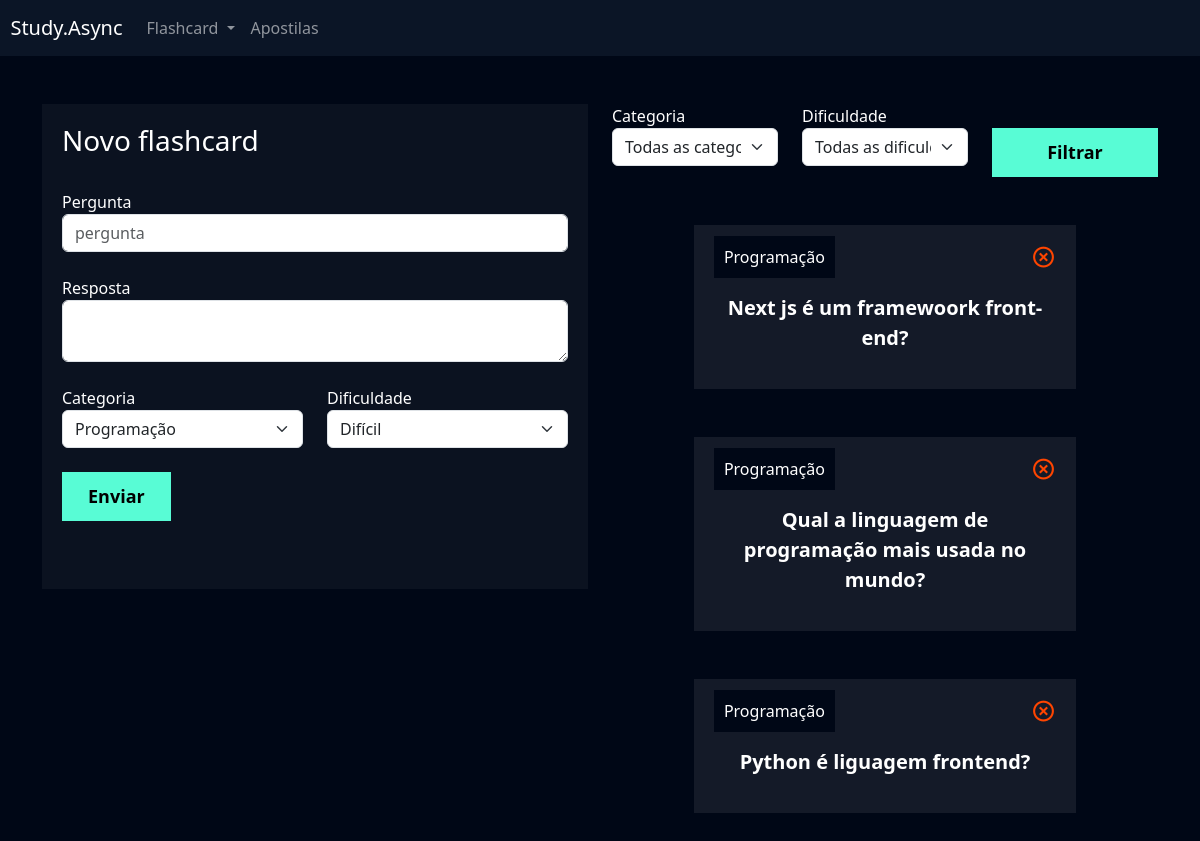
Page /flashcard/novo_flashcard/ (signed in) on the committed database.
### flashcard/models.py (models this page shows, shortened)
class Flashcard(models.Model):
    DIFICULDADE_CHOICES = (('D', 'Difícil'), ('M', 'Médio'), ('F', 'Fácil'))
    user = models.ForeignKey(User, on_delete=models.DO_NOTHING)
    pergunta = models.CharField(max_length=100)
    resposta = models.TextField()
    categoria = models.ForeignKey(Categoria, on_delete=models.DO_NOTHING)
    dificuldade = models.CharField(max_length=1, choices=DIFICULDADE_CHOICES)

class Categoria(models.Model):
    nome = models.CharField(max_length=20)
    def __str__(self):
        return self.nome

### flashcard/views.py (the view, shortened to what this page needs)
# urls.py: path('novo_flashcard/', views.novo_flashcard, name='novo_flashcard'),
def novo_flashcard(request):
    if not request.user.is_authenticated:
        return redirect('/usuarios/logar')
    if request.method == 'GET':
        categorias = Categoria.objects.all()
        dificuldades = Flashcard.DIFICULDADE_CHOICES
        flashcards = Flashcard.objects.filter(user=request.user)
        categoria_filtrar = request.GET.get('categoria')
        dificuldade_filtrar = request.GET.get('dificuldade')
        if categoria_filtrar:
            flashcards = flashcards.filter(categoria__id=categoria_filtrar)
        if dificuldade_filtrar:
            flashcards = flashcards.filter(dificuldade=dificuldade_filtrar)
        return render(request, 'novo_flashcard.html', {
                'categorias': categorias,
                'dificuldades': dificuldades,
                'flashcards': flashcards
            }
        )

### flashcard/templates/novo_flashcard.html (shortened to what this page needs)
{% extends "base.html" %}
{% load static %}
{% block 'cabecalho' %}
 <link href="{% static 'usuarios/css/cadastro.css' %}" rel="stylesheet">
 <link href='https://unpkg.com/boxicons@2.1.4/css/boxicons.min.css' rel='stylesheet'>
 <link href="{% static 'flashcard/css/novo_flashcard.css' %}" rel="stylesheet">
{% endblock 'cabecalho' %}
{% block 'conteudo' %}
 {% include 'partials/header.html' %}
 <div class="container">
 <br>
 <br>
 <div class="row">
 <div class="col-md">
 <div class="box-form">
 <form action="{% url 'novo_flashcard' %}" method="POST"> {% csrf_token %}
 <h3>Novo flashcard</h3>
 <br>
<label>Pergunta</label>
 <input type="text" class="form-control" placeholder="pergunta" name="pergunta">
 <br>
<label>Resposta</label>
 <textarea class="form-control" name="resposta"></textarea>
 <br>
<div class="row">
 <div class="col-md">
 <label for="">Categoria</label>
 <select class="form-select" name="categoria">
  {% for categoria in categorias %}
   <option value="{{categoria.id}}">{{categoria.nome}}</option>
  {% endfor %}
 </select>
 </div>
<div class="col-md">
 <label for="">Dificuldade</label>
 <select class="form-select" name="dificuldade">
  {% for dificuldade in dificuldades %}
   <option value="{{dificuldade.0}}">{{dificuldade.1}}</option>
  {% endfor %}
 </select>
 </div>
 </div>
<br>
<input type="submit" value="Enviar" class="btn-cadastro">
 <br>
<br>
<br>
 </form>
 </div>
 </div>
 <div class="col-md">
 <form action="{% url 'novo_flashcard' %}" method="GET">
 <div class="row">
 <div class="col-md">
 <label for="">Categoria</label>
 <select name="categoria" id="" class="form-select">
 <option value="">Todas as categorias</option>
 </select>
 </div>
<div class="col-md">
 <label for="">Dificuldade</label>
 <select name="dificuldade" id="" class="form-select">
  <option value="">Todas as dificuldades</option>
 </select>
 </div>
<div class="col-md">
 <br>
<input type="submit" style="width: 100%" value="Filtrar" class="btn-cadastro">
 </div>
 </div>
 </form>
 <br>
 <br>
 {% for flash in flashcards %}
 <div class="box-new-flashcard" onclick="flip_card({{flash.id}})">
 <div class="flashcard">
 <div class="flashcard-categoria">
 {{flash.categoria}}
 </div>
 <a href="{% url 'deletar_flashcard' flash.id %}"><i class='icone-exit bx bx-x-circle'></i></a>
 <br>
 <br>
 <div class="flashcard-box-item">
 <p class="flashcard-item">{{flash.pergunta}}</p>
 </div>
 </div>
 </div>
 <br>
 <br>
{% endfor %}
 </div>
 </div>
 </div>
{% endblock 'conteudo' %}

### templates/base.html (shortened to what this page needs)
<!doctype html>
  {% load static %}
  <html lang="en">
  <head>
    <link href="https://cdn.jsdelivr.net/npm/bootstrap@5.3.2/dist/css/bootstrap.min.css" rel="stylesheet">
    <link href="{% static 'geral/css/base.css' %}" rel="stylesheet">
    {% block 'cabecalho' %} {% endblock %}
 </head>
 <body>
    {% block 'conteudo' %}{% endblock %}
 </body>
</html>

### templates/partials/header.html (shortened to what this page needs)
<nav style="background-color: var(--main-color)" class="navbar navbar-expand-lg navbar-dark">
 <a class="navbar-brand" href="#">&nbsp&nbspStudy.Async</a>
 <div class="collapse navbar-collapse" id="navbarNav">
 <ul class="navbar-nav">
 <li class="nav-item dropdown">
 <a class="nav-link dropdown-toggle" href="#" id="navbarDropdown" role="button" data-bs-toggle="dropdown" aria-expanded="false">
 Flashcard
 </a>
 </li>
 <li class="nav-item">
 <a class="nav-link" href="{% url 'adicionar_apostilas' %}">Apostilas</a>
 </li>
 </ul>
 </div>
 </nav>

### templates/static/geral/css/base.css (style rules this page uses)
:root { --main-color: #0b1526; --dark-color: #000716; --secondary-dark-color: rgb(15, 2, 26); --light-color: #00c1f3; --contrast-color: #f4c96b; --differential-color: #58fcd5; }
body { background-color: var(--dark-color) !important; color: white !important; }

### templates/static/usuarios/css/cadastro.css (style rules this page uses)
* { margin: 0; padding: 0; }
.box-form { padding: 20px; background-color: rgba(217,217,217, .05); color: white !important; }
.btn-cadastro { padding: 10px; background-color: #58fcd5; border: none; border: 1px solid #58fcd5; font-size: 18px; font-weight: bold; padding-left: 25px; padding-right: 25px; }

### templates/static/flashcard/css/novo_flashcard.css (style rules this page uses)
.box-new-flashcard { width: 70%; margin: auto; }
.flashcard { background-color: rgba(255, 255, 255, .08); padding: 20px; }
.flashcard-box-item { text-align: center; }
.flashcard p { font-size: 20px; font-weight: bold; cursor: pointer; }
.flashcard-categoria { background-color: var(--dark-color); display: inline; padding: 10px; }
.icone-exit { float: right; font-size: 25px; color: orangered; }

### rows in the picture
Flashcard: categoria "Programação", pergunta "Next js é um framewoork front-end?"
Flashcard: categoria "Programação", pergunta "Qual a linguagem de programação mais usada no mundo?"
Flashcard: categoria "Programação", pergunta "Python é liguagem frontend?"

### other values in the picture
form field categoria "Programação"
form field dificuldade "Difícil"
